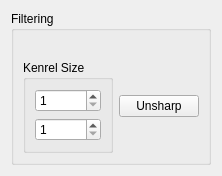
      <widget class="QWidget" name="tab_4">
       <attribute name="title">
        <string>Spatial Filtering</string>
       </attribute>
       <layout class="QGridLayout" name="gridLayout_15">
        <item row="0" column="0">
         <widget class="QGroupBox" name="groupBox_10">
          <property name="title">
           <string>Filtering</string>
          </property>
          <layout class="QGridLayout" name="gridLayout_16">
           <item row="2" column="1">
            <widget class="QGroupBox" name="groupBox_11">
             <property name="title">
              <string>Kenrel Size</string>
             </property>
             <layout class="QGridLayout" name="gridLayout_17">
              <item row="0" column="0">
               <widget class="QSpinBox" name="KernelSpin">
                <property name="minimum">
                 <number>1</number>
                </property>
                <property name="maximum">
                 <number>11</number>
                </property>
                <property name="singleStep">
                 <number>2</number>
                </property>
               </widget>
              </item>
              <item row="1" column="0">
               <widget class="QSpinBox" name="Factorx">
                <property name="minimum">
                 <number>1</number>
                </property>
                <property name="maximum">
                 <number>10</number>
                </property>
               </widget>
              </item>
             </layout>
            </widget>
           </item>
           <item row="0" column="1">
            <widget class="QLabel" name="BeforeMask">
             <property name="sizePolicy">
              <sizepolicy hsizetype="Maximum" vsizetype="Maximum">
               <horstretch>0</horstretch>
               <verstretch>0</verstretch>
              </sizepolicy>
             </property>
             <property name="maximumSize">
              <size>
               <width>700</width>
               <height>700</height>
              </size>
             </property>
             <property name="text">
              <string/>
             </property>
             <property name="scaledContents">
              <bool>true</bool>
             </property>
            </widget>
           </item>
           <item row="2" column="2">
            <widget class="QPushButton" name="UnsharpButton">
             <property name="text">
              <string>Unsharp</string>
             </property>
            </widget>
           </item>
           <item row="0" column="2">
            <widget class="QLabel" name="AfterMask">
             <property name="sizePolicy">
              <sizepolicy hsizetype="Maximum" vsizetype="Maximum">
               <horstretch>0</horstretch>
               <verstretch>0</verstretch>
              </sizepolicy>
             </property>
             <property name="maximumSize">
              <size>
               <width>700</width>
               <height>700</height>
              </size>
             </property>
             <property name="text">
              <string/>
             </property>
             <property name="scaledContents">
              <bool>true</bool>
             </property>
            </widget>
           </item>
          </layout>
         </widget>
        </item>
       </layout>
      </widget>
